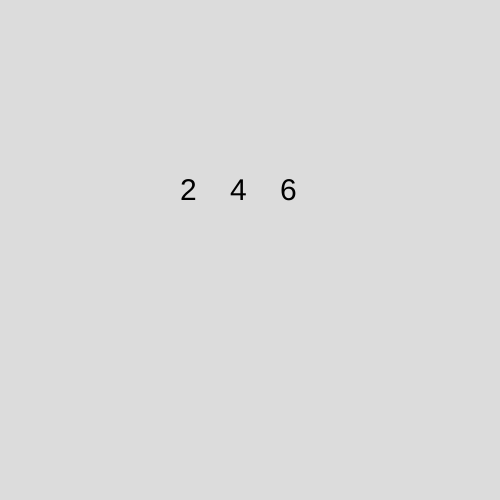
Frame 1 (no input)
Frame 60 (no input): identical to frame 1, image omitted
Frame 120 (the mouse pressed at the canvas centre since frame 60): identical to frame 1, image omitted

The p5.js sketch that drew this single still picture (run headless with seeded random() and noise() and a simulated clock; from frame 60 on, the mouse is pressed at the canvas centre):

// p5.js sketch
// ── sketch.js
function setup() {
  createCanvas(500, 500);
  background(220);
  textSize(30);
  var nums = [2, 4, 6];
  for (var i = 0; i < nums.length; i++) {
    text(nums[i], 180+i*50, 200);
  }
}

function draw() {
}
